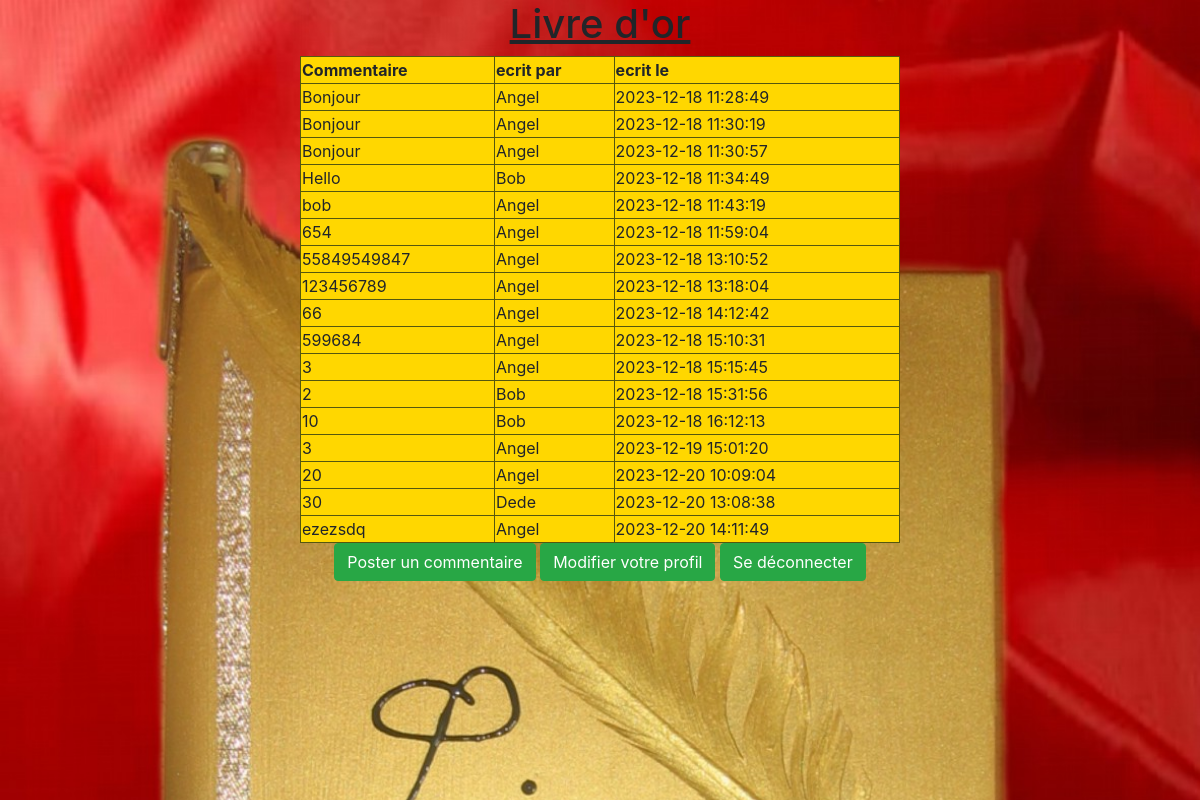
Screenshot of /livre-or.php with the database file from the repository.
### tables this page shows
CREATE TABLE `commentaires` (
  `id` int NOT NULL,
  `commentaire` text NOT NULL,
  `id_utilisateur` int NOT NULL,
  `date` datetime NOT NULL
);

CREATE TABLE `utilisateurs` (
  `id` int NOT NULL,
  `login` varchar(255) NOT NULL,
  `password` varchar(255) NOT NULL
);

### livre-or.php (the view, shortened to what this page needs)
<?php
class Database{
    private static $servername = 'localhost';
    private static $username = 'root';
    private static $password = '';
    private static $BDD ='livreor';
    private static $conn = null;
    public static function connect(){
        if (null == self::$conn){
            try{
                self::$conn = new PDO("mysql:host=".self::$servername.";"."dbname=".self::$BDD,self::$username,self::$password);
            }catch(PDOException $e){
                die($e->getMessage());
            }
        }
        return self::$conn;
    }
    public static function disconnect(){
        self::$conn = null;
    }
    }
    $pdo = Database::connect();
$sql="SELECT * FROM commentaires INNER JOIN utilisateurs ON commentaires.id_utilisateur = utilisateurs.id ORDER BY date ASC";
$stmt = $pdo->prepare($sql);
$stmt->execute();
$user = $stmt->fetchAll();
?>
<!DOCTYPE html>
<html>
<head>
    <link rel="stylesheet" href="index.css">
    <link rel="stylesheet" href="https://cdn.jsdelivr.net/npm/bootstrap@4.0.0/dist/css/bootstrap.min.css">
</head>
<body>
    <div class="livre-or">
<h1>Livre d'or</h1>
    <table border='1'>
    <tr>
        <th>Commentaire</th>
        <th>ecrit par</th>
        <th>ecrit le</th>
    </tr>
   <?php
   foreach ($user as $row) {
   ?><tr>
   <td><?php echo $row["commentaire"]; ?></td>
   <td><?php echo $row["login"]; ?></td>
   <td><?php echo $row["date"]; ?></td>
   </tr><?php
   }
   ?>
    </table>
    <div class="milieu">
    <a class="btn btn-success" href ="commentaire.php" role="button">Poster un commentaire</a>
    <a class="btn btn-success" href ="profil.php" role="button">Modifier votre profil</a>
    <a class="btn btn-success" href ="deco.php" role="button">Se déconnecter</a>
    </div>
    </div>
</body>
</html>

### index.css (style rules this page uses)
.livre-or { background-image: url(./livre-or.jpg); background-repeat: no-repeat; min-height: 100vh; background-size: cover; }
a { background-color: #4CAF50; color: white; cursor: pointer; text-decoration: none; text-align: center; }
h1 { color: #4CAF50; text-align: center; text-decoration: underline; }
.milieu { text-align: center; }
table { margin: 0 auto; border-collapse: collapse; border: 1px solid black; width: 50%; background-color: #ffd700; border-color: rgb(85, 87, 15); }

### rows the page displays
commentaires: commentaire "Bonjour", id_utilisateur.login "Angel", date "2023-12-18 11:28:49"
commentaires: commentaire "Bonjour", id_utilisateur.login "Angel", date "2023-12-18 11:30:19"
commentaires: commentaire "Bonjour", id_utilisateur.login "Angel", date "2023-12-18 11:30:57"
commentaires: commentaire "Hello", id_utilisateur.login "Bob", date "2023-12-18 11:34:49"
commentaires: commentaire "bob", id_utilisateur.login "Angel", date "2023-12-18 11:43:19"
commentaires: commentaire "654", id_utilisateur.login "Angel", date "2023-12-18 11:59:04"
commentaires: commentaire "55849549847", id_utilisateur.login "Angel", date "2023-12-18 13:10:52"
commentaires: commentaire "123456789", id_utilisateur.login "Angel", date "2023-12-18 13:18:04"
commentaires: commentaire "66", id_utilisateur.login "Angel", date "2023-12-18 14:12:42"
commentaires: commentaire "599684", id_utilisateur.login "Angel", date "2023-12-18 15:10:31"
commentaires: commentaire "3", id_utilisateur.login "Angel", date "2023-12-18 15:15:45"
commentaires: commentaire "2", id_utilisateur.login "Bob", date "2023-12-18 15:31:56"
commentaires: commentaire "10", id_utilisateur.login "Bob", date "2023-12-18 16:12:13"
commentaires: commentaire "3", id_utilisateur.login "Angel", date "2023-12-19 15:01:20"
commentaires: commentaire "20", id_utilisateur.login "Angel", date "2023-12-20 10:09:04"
commentaires: commentaire "30", id_utilisateur.login "Dede", date "2023-12-20 13:08:38"
commentaires: commentaire "ezezsdq", id_utilisateur.login "Angel", date "2023-12-20 14:11:49"
